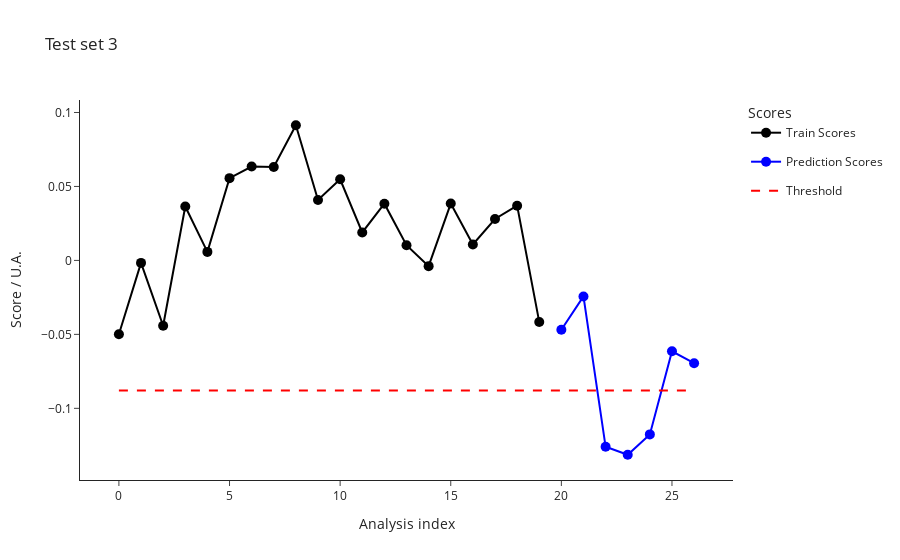

The cell this chart's notebook holds for it:
### Code cell
import os

parameters_df = []
for i in [3, 4, 5]:
    test_data = pd.read_csv(f"dev/test{i}_features.csv")
    test_metadata = pd.read_csv(f"dev/test{i}_metadata.csv")
    ana.predict(test_data, test_metadata)
    outliers_test = ana.test_prediction_outliers()
    
    classified_test_metadata = set_class_label(test_metadata, outliers_test)
    classified_test_metadata.to_csv(f"dev/test{i}_classified_samples.csv", index=False)
    print("Test set ", i, ": \n", test_metadata["index"].tolist()) 
    print("\n")
    
    test_batch_parameters = parameters.copy()
    test_set = len(classified_test_metadata)
    train_set = len(ana.get_training_scores())
    threshold = classified_test_metadata["threshold"][1]
    num_outliers = sum(classified_test_metadata["class"] == "outlier")
    percent_outliers = (sum(classified_test_metadata["class"] == "outlier")/len(classified_test_metadata["class"]))*100

    test_batch_parameters.update(
        {
        "test_batch" : i,
        "train_set" : train_set, 
        "test_set" : test_set,
        "threshold" : threshold,
        "outliers" : num_outliers,
        "outliers %" : percent_outliers
        }
    )
    parameters_df.append(test_batch_parameters)

    fig_test_scores = ana.plot_scores()
    fig_test_scores.write_image(f"dev/figures/fig_test{i}_scores.png", width=1100, height= 350, scale = 3)
    fig_test_scores.update_layout(title=f"Test set {i}")
    fig_test_scores.show()

    fig_test_features = ana.plot_data()
    fig_test_features.write_image(f"dev/figures/fig_test{i}_features.png", width=1100, height= 350, scale = 3)
    #fig_test_features.show()

    #optionally add seen normal curves to train set
    ana.add_prediction()

parameters_df = pd.DataFrame(parameters_df)
if os.path.exists("dev/test_record.csv"):
    old_records = pd.read_csv("dev/test_record.csv")
    parameters_df = pd.concat([old_records, parameters_df])
    parameters_df.drop_duplicates(subset="test_batch", keep="last", inplace=True)
    
parameters_df.to_csv("dev/test_record.csv", index = False)
print("Workflow parameters: \n", parameters_df)

### Figure 1 — Plotly figure (JSON) as saved in the notebook; plotly's stock layout.template omitted (floating-point values rounded to 4 significant figures)
{"data": [{"hovertemplate": ["<b>index: </b>18<br><b>name: </b>210812_Pac--005<br><b>path: </b>C:/Users/Sandeep/Desktop/ExtractedSignals\\210812_Pac 2021-08-12 10-30-07\\210812_Pac--005.D<br><b>batch: </b>210812_Pac 2021-08-12 10-30-07<br><b>batch_position: </b>5<br><b>idle_time: </b>39.0<br><b>sample: </b>NaCl 0,9%<br><b>method: </b>SAA_411_Pac.M<br><b>timestamp: </b>2021-08-12 10:50:23<br><b>detector: </b>G1315C<br><b>pump: </b>G7110B<br><b>start_time: </b>2021-08-12 10:50:57<br><b>end_time: </b>2021-08-12 10:54:57<br><b>runtime: </b>239.7000000000036", "<b>index: </b>19<br><b>name: </b>210812_Pac--006<br><b>path: </b>C:/Users/Sandeep/Desktop/ExtractedSignals\\210812_Pac 2021-08-12 10-30-07\\210812_Pac--006.D<br><b>batch: </b>210812_Pac 2021-08-12 10-30-07<br><b>batch_position: </b>6<br><b>idle_time: </b>39.0<br><b>sample: </b>Blank<br><b>method: </b>SAA_411_Pac.M<br><b>timestamp: </b>2021-08-12 10:55:02<br><b>detector: </b>G1315C<br><b>pump: </b>G7110B<br><b>start_time: </b>2021-08-12 10:55:36<br><b>end_time: </b>2021-08-12 10:59:36<br><b>runtime: </b>239.7000000000036", "<b>index: </b>20<br><b>name: </b>210812_Pac--007<br><b>path: </b>C:/Users/Sandeep/Desktop/ExtractedSignals\\210812_Pac 2021-08-12 10-30-07\\210812_Pac--007.D<br><b>batch: </b>210812_Pac 2021-08-12 10-30-07<br><b>batch_position: </b>7<br><b>idle_time: </b>39.0<br><b>sample: </b>0.025 mg/ml<br><b>method: </b>SAA_411_Pac.M<br><b>timestamp: </b>2021-08-12 10:59:41<br><b>detector: </b>G1315C<br><b>pump: </b>G7110B<br><b>start_time: </b>2021-08-12 11:00:15<br><b>end_time: </b>2021-08-12 11:04:15<br><b>runtime: </b>239.7000000000036", "<b>index: </b>21<br><b>name: </b>210812_Pac--008<br><b>path: </b>C:/Users/Sandeep/Desktop/ExtractedSignals\\210812_Pac 2021-08-12 10-30-07\\210812_Pac--008.D<br><b>batch: </b>210812_Pac 2021-08-12 10-30-07<br><b>batch_position: </b>8<br><b>idle_time: </b>39.0<br><b>sample: </b>Blank<br><b>method: </b>SAA_411_Pac.M<br><b>timestamp: </b>2021-08-12 11:04:20<br><b>detector: </b>G1315C<br><b>pump: </b>G7110B<br><b>start_time: </b>2021-08-12 11:04:54<br><b>end_time: </b>2021-08-12 11:08:54<br><b>runtime: </b>239.7000000000036", "<b>index: </b>22<br><b>name: </b>210812_Pac--009<br><b>path: </b>C:/Users/Sandeep/Desktop/ExtractedSignals\\210812_Pac 2021-08-12 10-30-07\\210812_Pac--009.D<br><b>batch: </b>210812_Pac 2021-08-12 10-30-07<br><b>batch_position: </b>9<br><b>idle_time: </b>38.0<br><b>sample: </b>210806/036 :10<br><b>method: </b>SAA_411_Pac.M<br><b>timestamp: </b>2021-08-12 11:08:59<br><b>detector: </b>G1315C<br><b>pump: </b>G7110B<br><b>start_time: </b>2021-08-12 11:09:32<br><b>end_time: </b>2021-08-12 11:13:32<br><b>runtime: </b>239.7000000000036", "<b>index: </b>23<br><b>name: </b>210812_Pac--010<br><b>path: </b>C:/Users/Sandeep/Desktop/ExtractedSignals\\210812_Pac 2021-08-12 10-30-07\\210812_Pac--010.D<br><b>batch: </b>210812_Pac 2021-08-12 10-30-07<br><b>batch_position: </b>10<br><b>idle_time: </b>39.0<br><b>sample: </b>210806/036 :10<br><b>method: </b>SAA_411_Pac.M<br><b>timestamp: </b>2021-08-12 11:13:37<br><b>detector: </b>G7110B<br><b>pump: </b>G7110B<br><b>start_time: </b>2021-08-12 11:14:11<br><b>end_time: </b>2021-08-12 11:18:11<br><b>runtime: </b>239.7000000000036", "<b>index: </b>24<br><b>name: </b>210812_Pac--011<br><b>path: </b>C:/Users/Sandeep/Desktop/ExtractedSignals\\210812_Pac 2021-08-12 10-30-07\\210812_Pac--011.D<br><b>batch: </b>210812_Pac 2021-08-12 10-30-07<br><b>batch_position: </b>11<br><b>idle_time: </b>39.0<br><b>sample: </b>210806/036 :10<br><b>method: </b>SAA_411_Pac.M<br><b>timestamp: </b>2021-08-12 11:18:16<br><b>detector: </b>G7110B<br><b>pump: </b>G7110B<br><b>start_time: </b>2021-08-12 11:18:50<br><b>end_time: </b>2021-08-12 11:22:50<br><b>runtime: </b>239.7000000000036", "<b>index: </b>25<br><b>name: </b>210812_Pac--012<br><b>path: </b>C:/Users/Sandeep/Desktop/ExtractedSignals\\210812_Pac 2021-08-12 10-30-07\\210812_Pac--012.D<br><b>batch: </b>210812_Pac 2021-08-12 10-30-07<br><b>batch_position: </b>12<br><b>idle_time: </b>39.0<br><b>sample: </b>Blank<br><b>method: </b>SAA_411_Pac.M<br><b>timestamp: </b>2021-08-12 11:22:55<br><b>detector: </b>G1315C<br><b>pump: </b>G7110B<br><b>start_time: </b>2021-08-12 11:23:29<br><b>end_time: </b>2021-08-12 11:27:29<br><b>runtime: </b>239.7000000000036", "<b>index: </b>26<br><b>name: </b>210812_Pac--013<br><b>path: </b>C:/Users/Sandeep/Desktop/ExtractedSignals\\210812_Pac 2021-08-12 10-30-07\\210812_Pac--013.D<br><b>batch: </b>210812_Pac 2021-08-12 10-30-07<br><b>batch_position: </b>13<br><b>idle_time: </b>39.0<br><b>sample: </b>0.025 mg/ml<br><b>method: </b>SAA_411_Pac.M<br><b>timestamp: </b>2021-08-12 11:27:34<br><b>detector: </b>G1315C<br><b>pump: </b>G7110B<br><b>start_time: </b>2021-08-12 11:28:08<br><b>end_time: </b>2021-08-12 11:32:08<br><b>runtime: </b>239.7000000000036", "<b>index: </b>27<br><b>name: </b>210812_Pac--014<br><b>path: </b>C:/Users/Sandeep/Desktop/ExtractedSignals\\210812_Pac 2021-08-12 10-30-07\\210812_Pac--014.D<br><b>batch: </b>210812_Pac 2021-08-12 10-30-07<br><b>batch_position: </b>14<br><b>idle_time: </b>38.0<br><b>sample: </b>Blank<br><b>method: </b>SAA_411_Pac.M<br><b>timestamp: </b>2021-08-12 11:32:13<br><b>detector: </b>G7110B<br><b>pump: </b>G7110B<br><b>start_time: </b>2021-08-12 11:32:46<br><b>end_time: </b>2021-08-12 11:36:47<br><b>runtime: </b>239.7000000000036", "<b>index: </b>51<br><b>name: </b>210813_Pac--005<br><b>path: </b>C:/Users/Sandeep/Desktop/ExtractedSignals\\210813_Pac 2021-08-13 10-37-27\\210813_Pac--005.D<br><b>batch: </b>210813_Pac 2021-08-13 10-37-27<br><b>batch_position: </b>5<br><b>idle_time: </b>39.0<br><b>sample: </b>NaCl 0,9%<br><b>method: </b>SAA_411_Pac.M<br><b>timestamp: </b>2021-08-13 10:57:52<br><b>detector: </b>G7110B<br><b>pump: </b>G7110B<br><b>start_time: </b>2021-08-13 10:58:26<br><b>end_time: </b>2021-08-13 11:02:27<br><b>runtime: </b>239.7000000000036", "<b>index: </b>52<br><b>name: </b>210813_Pac--006<br><b>path: </b>C:/Users/Sandeep/Desktop/ExtractedSignals\\210813_Pac 2021-08-13 10-37-27\\210813_Pac--006.D<br><b>batch: </b>210813_Pac 2021-08-13 10-37-27<br><b>batch_position: </b>6<br><b>idle_time: </b>38.0<br><b>sample: </b>Blank<br><b>method: </b>SAA_411_Pac.M<br><b>timestamp: </b>2021-08-13 11:02:31<br><b>detector: </b>G1315C<br><b>pump: </b>G7110B<br><b>start_time: </b>2021-08-13 11:03:05<br><b>end_time: </b>2021-08-13 11:07:06<br><b>runtime: </b>239.7000000000036", "<b>index: </b>53<br><b>name: </b>210813_Pac--007<br><b>path: </b>C:/Users/Sandeep/Desktop/ExtractedSignals\\210813_Pac 2021-08-13 10-37-27\\210813_Pac--007.D<br><b>batch: </b>210813_Pac 2021-08-13 10-37-27<br><b>batch_position: </b>7<br><b>idle_time: </b>38.0<br><b>sample: </b>0.025 mg/ml<br><b>method: </b>SAA_411_Pac.M<br><b>timestamp: </b>2021-08-13 11:07:10<br><b>detector: </b>G1315C<br><b>pump: </b>G7116B<br><b>start_time: </b>2021-08-13 11:07:44<br><b>end_time: </b>2021-08-13 11:11:45<br><b>runtime: </b>239.7000000000036", "<b>index: </b>54<br><b>name: </b>210813_Pac--008<br><b>path: </b>C:/Users/Sandeep/Desktop/ExtractedSignals\\210813_Pac 2021-08-13 10-37-27\\210813_Pac--008.D<br><b>batch: </b>210813_Pac 2021-08-13 10-37-27<br><b>batch_position: </b>8<br><b>idle_time: </b>38.0<br><b>sample: </b>Blank<br><b>method: </b>SAA_411_Pac.M<br><b>timestamp: </b>2021-08-13 11:11:49<br><b>detector: </b>G1315C<br><b>pump: </b>G7110B<br><b>start_time: </b>2021-08-13 11:12:23<br><b>end_time: </b>2021-08-13 11:16:23<br><b>runtime: </b>239.7000000000036", "<b>index: </b>55<br><b>name: </b>210813_Pac--009<br><b>path: </b>C:/Users/Sandeep/Desktop/ExtractedSignals\\210813_Pac 2021-08-13 10-37-27\\210813_Pac--009.D<br><b>batch: </b>210813_Pac 2021-08-13 10-37-27<br><b>batch_position: </b>9<br><b>idle_time: </b>39.0<br><b>sample: </b>210812/004 :20<br><b>method: </b>SAA_411_Pac.M<br><b>timestamp: </b>2021-08-13 11:16:28<br><b>detector: </b>G1315C<br><b>pump: </b>G7110B<br><b>start_time: </b>2021-08-13 11:17:02<br><b>end_time: </b>2021-08-13 11:21:03<br><b>runtime: </b>239.7000000000036", "<b>index: </b>56<br><b>name: </b>210813_Pac--010<br><b>path: </b>C:/Users/Sandeep/Desktop/ExtractedSignals\\210813_Pac 2021-08-13 10-37-27\\210813_Pac--010.D<br><b>batch: </b>210813_Pac 2021-08-13 10-37-27<br><b>batch_position: </b>10<br><b>idle_time: </b>38.0<br><b>sample: </b>210812/004 :20<br><b>method: </b>SAA_411_Pac.M<br><b>timestamp: </b>2021-08-13 11:21:08<br><b>detector: </b>G1315C<br><b>pump: </b>G7110B<br><b>start_time: </b>2021-08-13 11:21:41<br><b>end_time: </b>2021-08-13 11:25:42<br><b>runtime: </b>239.7000000000036", "<b>index: </b>57<br><b>name: </b>210813_Pac--011<br><b>path: </b>C:/Users/Sandeep/Desktop/ExtractedSignals\\210813_Pac 2021-08-13 10-37-27\\210813_Pac--011.D<br><b>batch: </b>210813_Pac 2021-08-13 10-37-27<br><b>batch_position: </b>11<br><b>idle_time: </b>39.0<br><b>sample: </b>210812/004 :20<br><b>method: </b>SAA_411_Pac.M<br><b>timestamp: </b>2021-08-13 11:25:46<br><b>detector: </b>G1315C<br><b>pump: </b>G7110B<br><b>start_time: </b>2021-08-13 11:26:21<br><b>end_time: </b>2021-08-13 11:30:21<br><b>runtime: </b>239.7000000000036", "<b>index: </b>58<br><b>name: </b>210813_Pac--012<br><b>path: </b>C:/Users/Sandeep/Desktop/ExtractedSignals\\210813_Pac 2021-08-13 10-37-27\\210813_Pac--012.D<br><b>batch: </b>210813_Pac 2021-08-13 10-37-27<br><b>batch_position: </b>12<br><b>idle_time: </b>38.0<br><b>sample: </b>Blank<br><b>method: </b>SAA_411_Pac.M<br><b>timestamp: </b>2021-08-13 11:30:26<br><b>detector: </b>G1315C<br><b>pump: </b>G7110B<br><b>start_time: </b>2021-08-13 11:30:59<br><b>end_time: </b>2021-08-13 11:34:59<br><b>runtime: </b>239.7000000000036", "<b>index: </b>59<br><b>name: </b>210813_Pac--013<br><b>path: </b>C:/Users/Sandeep/Desktop/ExtractedSignals\\210813_Pac 2021-08-13 10-37-27\\210813_Pac--013.D<br><b>batch: </b>210813_Pac 2021-08-13 10-37-27<br><b>batch_position: </b>13<br><b>idle_time: </b>39.0<br><b>sample: </b>0.025 mg/ml<br><b>method: </b>SAA_411_Pac.M<br><b>timestamp: </b>2021-08-13 11:35:04<br><b>detector: </b>G1315C<br><b>pump: </b>G7110B<br><b>start_time: </b>2021-08-13 11:35:38<br><b>end_time: </b>2021-08-13 11:39:38<br><b>runtime: </b>239.7000000000036", "<b>index: </b>60<br><b>name: </b>210813_Pac--014<br><b>path: </b>C:/Users/Sandeep/Desktop/ExtractedSignals\\210813_Pac 2021-08-13 10-37-27\\210813_Pac--014.D<br><b>batch: </b>210813_Pac 2021-08-13 10-37-27<br><b>batch_position: </b>14<br><b>idle_time: </b>38.0<br><b>sample: </b>Blank<br><b>method: </b>SAA_411_Pac.M<br><b>timestamp: </b>2021-08-13 11:39:43<br><b>detector: </b>G1315C<br><b>pump: </b>G7110B<br><b>start_time: </b>2021-08-13 11:40:16<br><b>end_time: </b>2021-08-13 11:44:17<br><b>runtime: </b>239.7000000000036"], "legendgroup": "Train", "line": {"color": "black"}, "marker": {"color": "black", "size": 10}, "mode": "lines+markers", "name": "Train Scores", "text": ["<b>index: </b>18<br><b>name: </b>210812_Pac--005<br><b>path: </b>C:/Users/Sandeep/Desktop/ExtractedSignals\\210812_Pac 2021-08-12 10-30-07\\210812_Pac--005.D<br><b>batch: </b>210812_Pac 2021-08-12 10-30-07<br><b>batch_position: </b>5<br><b>idle_time: </b>39.0<br><b>sample: </b>NaCl 0,9%<br><b>method: </b>SAA_411_Pac.M<br><b>timestamp: </b>2021-08-12 10:50:23<br><b>detector: </b>G1315C<br><b>pump: </b>G7110B<br><b>start_time: </b>2021-08-12 10:50:57<br><b>end_time: </b>2021-08-12 10:54:57<br><b>runtime: </b>239.7000000000036", "<b>index: </b>19<br><b>name: </b>210812_Pac--006<br><b>path: </b>C:/Users/Sandeep/Desktop/ExtractedSignals\\210812_Pac 2021-08-12 10-30-07\\210812_Pac--006.D<br><b>batch: </b>210812_Pac 2021-08-12 10-30-07<br><b>batch_position: </b>6<br><b>idle_time: </b>39.0<br><b>sample: </b>Blank<br><b>method: </b>SAA_411_Pac.M<br><b>timestamp: </b>2021-08-12 10:55:02<br><b>detector: </b>G1315C<br><b>pump: </b>G7110B<br><b>start_time: </b>2021-08-12 10:55:36<br><b>end_time: </b>2021-08-12 10:59:36<br><b>runtime: </b>239.7000000000036", "<b>index: </b>20<br><b>name: </b>210812_Pac--007<br><b>path: </b>C:/Users/Sandeep/Desktop/ExtractedSignals\\210812_Pac 2021-08-12 10-30-07\\210812_Pac--007.D<br><b>batch: </b>210812_Pac 2021-08-12 10-30-07<br><b>batch_position: </b>7<br><b>idle_time: </b>39.0<br><b>sample: </b>0.025 mg/ml<br><b>method: </b>SAA_411_Pac.M<br><b>timestamp: </b>2021-08-12 10:59:41<br><b>detector: </b>G1315C<br><b>pump: </b>G7110B<br><b>start_time: </b>2021-08-12 11:00:15<br><b>end_time: </b>2021-08-12 11:04:15<br><b>runtime: </b>239.7000000000036", "<b>index: </b>21<br><b>name: </b>210812_Pac--008<br><b>path: </b>C:/Users/Sandeep/Desktop/ExtractedSignals\\210812_Pac 2021-08-12 10-30-07\\210812_Pac--008.D<br><b>batch: </b>210812_Pac 2021-08-12 10-30-07<br><b>batch_position: </b>8<br><b>idle_time: </b>39.0<br><b>sample: </b>Blank<br><b>method: </b>SAA_411_Pac.M<br><b>timestamp: </b>2021-08-12 11:04:20<br><b>detector: </b>G1315C<br><b>pump: </b>G7110B<br><b>start_time: </b>2021-08-12 11:04:54<br><b>end_time: </b>2021-08-12 11:08:54<br><b>runtime: </b>239.7000000000036", "<b>index: </b>22<br><b>name: </b>210812_Pac--009<br><b>path: </b>C:/Users/Sandeep/Desktop/ExtractedSignals\\210812_Pac 2021-08-12 10-30-07\\210812_Pac--009.D<br><b>batch: </b>210812_Pac 2021-08-12 10-30-07<br><b>batch_position: </b>9<br><b>idle_time: </b>38.0<br><b>sample: </b>210806/036 :10<br><b>method: </b>SAA_411_Pac.M<br><b>timestamp: </b>2021-08-12 11:08:59<br><b>detector: </b>G1315C<br><b>pump: </b>G7110B<br><b>start_time: </b>2021-08-12 11:09:32<br><b>end_time: </b>2021-08-12 11:13:32<br><b>runtime: </b>239.7000000000036", "<b>index: </b>23<br><b>name: </b>210812_Pac--010<br><b>path: </b>C:/Users/Sandeep/Desktop/ExtractedSignals\\210812_Pac 2021-08-12 10-30-07\\210812_Pac--010.D<br><b>batch: </b>210812_Pac 2021-08-12 10-30-07<br><b>batch_position: </b>10<br><b>idle_time: </b>39.0<br><b>sample: </b>210806/036 :10<br><b>method: </b>SAA_411_Pac.M<br><b>timestamp: </b>2021-08-12 11:13:37<br><b>detector: </b>G7110B<br><b>pump: </b>G7110B<br><b>start_time: </b>2021-08-12 11:14:11<br><b>end_time: </b>2021-08-12 11:18:11<br><b>runtime: </b>239.7000000000036", "<b>index: </b>24<br><b>name: </b>210812_Pac--011<br><b>path: </b>C:/Users/Sandeep/Desktop/ExtractedSignals\\210812_Pac 2021-08-12 10-30-07\\210812_Pac--011.D<br><b>batch: </b>210812_Pac 2021-08-12 10-30-07<br><b>batch_position: </b>11<br><b>idle_time: </b>39.0<br><b>sample: </b>210806/036 :10<br><b>method: </b>SAA_411_Pac.M<br><b>timestamp: </b>2021-08-12 11:18:16<br><b>detector: </b>G7110B<br><b>pump: </b>G7110B<br><b>start_time: </b>2021-08-12 11:18:50<br><b>end_time: </b>2021-08-12 11:22:50<br><b>runtime: </b>239.7000000000036", "<b>index: </b>25<br><b>name: </b>210812_Pac--012<br><b>path: </b>C:/Users/Sandeep/Desktop/ExtractedSignals\\210812_Pac 2021-08-12 10-30-07\\210812_Pac--012.D<br><b>batch: </b>210812_Pac 2021-08-12 10-30-07<br><b>batch_position: </b>12<br><b>idle_time: </b>39.0<br><b>sample: </b>Blank<br><b>method: </b>SAA_411_Pac.M<br><b>timestamp: </b>2021-08-12 11:22:55<br><b>detector: </b>G1315C<br><b>pump: </b>G7110B<br><b>start_time: </b>2021-08-12 11:23:29<br><b>end_time: </b>2021-08-12 11:27:29<br><b>runtime: </b>239.7000000000036", "<b>index: </b>26<br><b>name: </b>210812_Pac--013<br><b>path: </b>C:/Users/Sandeep/Desktop/ExtractedSignals\\210812_Pac 2021-08-12 10-30-07\\210812_Pac--013.D<br><b>batch: </b>210812_Pac 2021-08-12 10-30-07<br><b>batch_position: </b>13<br><b>idle_time: </b>39.0<br><b>sample: </b>0.025 mg/ml<br><b>method: </b>SAA_411_Pac.M<br><b>timestamp: </b>2021-08-12 11:27:34<br><b>detector: </b>G1315C<br><b>pump: </b>G7110B<br><b>start_time: </b>2021-08-12 11:28:08<br><b>end_time: </b>2021-08-12 11:32:08<br><b>runtime: </b>239.7000000000036", "<b>index: </b>27<br><b>name: </b>210812_Pac--014<br><b>path: </b>C:/Users/Sandeep/Desktop/ExtractedSignals\\210812_Pac 2021-08-12 10-30-07\\210812_Pac--014.D<br><b>batch: </b>210812_Pac 2021-08-12 10-30-07<br><b>batch_position: </b>14<br><b>idle_time: </b>38.0<br><b>sample: </b>Blank<br><b>method: </b>SAA_411_Pac.M<br><b>timestamp: </b>2021-08-12 11:32:13<br><b>detector: </b>G7110B<br><b>pump: </b>G7110B<br><b>start_time: </b>2021-08-12 11:32:46<br><b>end_time: </b>2021-08-12 11:36:47<br><b>runtime: </b>239.7000000000036", "<b>index: </b>51<br><b>name: </b>210813_Pac--005<br><b>path: </b>C:/Users/Sandeep/Desktop/ExtractedSignals\\210813_Pac 2021-08-13 10-37-27\\210813_Pac--005.D<br><b>batch: </b>210813_Pac 2021-08-13 10-37-27<br><b>batch_position: </b>5<br><b>idle_time: </b>39.0<br><b>sample: </b>NaCl 0,9%<br><b>method: </b>SAA_411_Pac.M<br><b>timestamp: </b>2021-08-13 10:57:52<br><b>detector: </b>G7110B<br><b>pump: </b>G7110B<br><b>start_time: </b>2021-08-13 10:58:26<br><b>end_time: </b>2021-08-13 11:02:27<br><b>runtime: </b>239.7000000000036", "<b>index: </b>52<br><b>name: </b>210813_Pac--006<br><b>path: </b>C:/Users/Sandeep/Desktop/ExtractedSignals\\210813_Pac 2021-08-13 10-37-27\\210813_Pac--006.D<br><b>batch: </b>210813_Pac 2021-08-13 10-37-27<br><b>batch_position: </b>6<br><b>idle_time: </b>38.0<br><b>sample: </b>Blank<br><b>method: </b>SAA_411_Pac.M<br><b>timestamp: </b>2021-08-13 11:02:31<br><b>detector: </b>G1315C<br><b>pump: </b>G7110B<br><b>start_time: </b>2021-08-13 11:03:05<br><b>end_time: </b>2021-08-13 11:07:06<br><b>runtime: </b>239.7000000000036", "<b>index: </b>53<br><b>name: </b>210813_Pac--007<br><b>path: </b>C:/Users/Sandeep/Desktop/ExtractedSignals\\210813_Pac 2021-08-13 10-37-27\\210813_Pac--007.D<br><b>batch: </b>210813_Pac 2021-08-13 10-37-27<br><b>batch_position: </b>7<br><b>idle_time: </b>38.0<br><b>sample: </b>0.025 mg/ml<br><b>method: </b>SAA_411_Pac.M<br><b>timestamp: </b>2021-08-13 11:07:10<br><b>detector: </b>G1315C<br><b>pump: </b>G7116B<br><b>start_time: </b>2021-08-13 11:07:44<br><b>end_time: </b>2021-08-13 11:11:45<br><b>runtime: </b>239.7000000000036", "<b>index: </b>54<br><b>name: </b>210813_Pac--008<br><b>path: </b>C:/Users/Sandeep/Desktop/ExtractedSignals\\210813_Pac 2021-08-13 10-37-27\\210813_Pac--008.D<br><b>batch: </b>210813_Pac 2021-08-13 10-37-27<br><b>batch_position: </b>8<br><b>idle_time: </b>38.0<br><b>sample: </b>Blank<br><b>method: </b>SAA_411_Pac.M<br><b>timestamp: </b>2021-08-13 11:11:49<br><b>detector: </b>G1315C<br><b>pump: </b>G7110B<br><b>start_time: </b>2021-08-13 11:12:23<br><b>end_time: </b>2021-08-13 11:16:23<br><b>runtime: </b>239.7000000000036", "<b>index: </b>55<br><b>name: </b>210813_Pac--009<br><b>path: </b>C:/Users/Sandeep/Desktop/ExtractedSignals\\210813_Pac 2021-08-13 10-37-27\\210813_Pac--009.D<br><b>batch: </b>210813_Pac 2021-08-13 10-37-27<br><b>batch_position: </b>9<br><b>idle_time: </b>39.0<br><b>sample: </b>210812/004 :20<br><b>method: </b>SAA_411_Pac.M<br><b>timestamp: </b>2021-08-13 11:16:28<br><b>detector: </b>G1315C<br><b>pump: </b>G7110B<br><b>start_time: </b>2021-08-13 11:17:02<br><b>end_time: </b>2021-08-13 11:21:03<br><b>runtime: </b>239.7000000000036", "<b>index: </b>56<br><b>name: </b>210813_Pac--010<br><b>path: </b>C:/Users/Sandeep/Desktop/ExtractedSignals\\210813_Pac 2021-08-13 10-37-27\\210813_Pac--010.D<br><b>batch: </b>210813_Pac 2021-08-13 10-37-27<br><b>batch_position: </b>10<br><b>idle_time: </b>38.0<br><b>sample: </b>210812/004 :20<br><b>method: </b>SAA_411_Pac.M<br><b>timestamp: </b>2021-08-13 11:21:08<br><b>detector: </b>G1315C<br><b>pump: </b>G7110B<br><b>start_time: </b>2021-08-13 11:21:41<br><b>end_time: </b>2021-08-13 11:25:42<br><b>runtime: </b>239.7000000000036", "<b>index: </b>57<br><b>name: </b>210813_Pac--011<br><b>path: </b>C:/Users/Sandeep/Desktop/ExtractedSignals\\210813_Pac 2021-08-13 10-37-27\\210813_Pac--011.D<br><b>batch: </b>210813_Pac 2021-08-13 10-37-27<br><b>batch_position: </b>11<br><b>idle_time: </b>39.0<br><b>sample: </b>210812/004 :20<br><b>method: </b>SAA_411_Pac.M<br><b>timestamp: </b>2021-08-13 11:25:46<br><b>detector: </b>G1315C<br><b>pump: </b>G7110B<br><b>start_time: </b>2021-08-13 11:26:21<br><b>end_time: </b>2021-08-13 11:30:21<br><b>runtime: </b>239.7000000000036", "<b>index: </b>58<br><b>name: </b>210813_Pac--012<br><b>path: </b>C:/Users/Sandeep/Desktop/ExtractedSignals\\210813_Pac 2021-08-13 10-37-27\\210813_Pac--012.D<br><b>batch: </b>210813_Pac 2021-08-13 10-37-27<br><b>batch_position: </b>12<br><b>idle_time: </b>38.0<br><b>sample: </b>Blank<br><b>method: </b>SAA_411_Pac.M<br><b>timestamp: </b>2021-08-13 11:30:26<br><b>detector: </b>G1315C<br><b>pump: </b>G7110B<br><b>start_time: </b>2021-08-13 11:30:59<br><b>end_time: </b>2021-08-13 11:34:59<br><b>runtime: </b>239.7000000000036", "<b>index: </b>59<br><b>name: </b>210813_Pac--013<br><b>path: </b>C:/Users/Sandeep/Desktop/ExtractedSignals\\210813_Pac 2021-08-13 10-37-27\\210813_Pac--013.D<br><b>batch: </b>210813_Pac 2021-08-13 10-37-27<br><b>batch_position: </b>13<br><b>idle_time: </b>39.0<br><b>sample: </b>0.025 mg/ml<br><b>method: </b>SAA_411_Pac.M<br><b>timestamp: </b>2021-08-13 11:35:04<br><b>detector: </b>G1315C<br><b>pump: </b>G7110B<br><b>start_time: </b>2021-08-13 11:35:38<br><b>end_time: </b>2021-08-13 11:39:38<br><b>runtime: </b>239.7000000000036", "<b>index: </b>60<br><b>name: </b>210813_Pac--014<br><b>path: </b>C:/Users/Sandeep/Desktop/ExtractedSignals\\210813_Pac 2021-08-13 10-37-27\\210813_Pac--014.D<br><b>batch: </b>210813_Pac 2021-08-13 10-37-27<br><b>batch_position: </b>14<br><b>idle_time: </b>38.0<br><b>sample: </b>Blank<br><b>method: </b>SAA_411_Pac.M<br><b>timestamp: </b>2021-08-13 11:39:43<br><b>detector: </b>G1315C<br><b>pump: </b>G7110B<br><b>start_time: </b>2021-08-13 11:40:16<br><b>end_time: </b>2021-08-13 11:44:17<br><b>runtime: </b>239.7000000000036"], "type": "scatter", "x": [0, 1, 2, 3, 4, 5, 6, 7, 8, 9, 10, 11, 12, 13, 14, 15, 16, 17, 18, 19], "y": [-0.04987, -0.001679, -0.04419, 0.03642, 0.005743, 0.05561, 0.06346, 0.06312, 0.09137, 0.04084, 0.05484, 0.01888, 0.03834, 0.01027, -0.003878, 0.03842, 0.01076, 0.02798, 0.03701, -0.04159]}, {"hovertemplate": ["<b>index: </b>152<br><b>name: </b>210826_Pac--004<br><b>path: </b>C:/Users/Sandeep/Desktop/ExtractedSignals\\210826_Pac 2021-08-26 16-15-14\\210826_Pac--004.D<br><b>batch: </b>210826_Pac 2021-08-26 16-15-14<br><b>batch_position: </b>4<br><b>idle_time: </b>39.0<br><b>sample: </b>Blank<br><b>method: </b>SAA_411_Pac.M<br><b>timestamp: </b>2021-08-26 16:29:33<br><b>detector: </b>G7110B<br><b>pump: </b>G7110B<br><b>start_time: </b>2021-08-26 16:30:06<br><b>end_time: </b>2021-08-26 16:34:07<br><b>runtime: </b>239.7000000000036", "<b>index: </b>122<br><b>name: </b>210819_Pac--007<br><b>path: </b>C:/Users/Sandeep/Desktop/ExtractedSignals\\210819_Pac 2021-08-19 15-50-49\\210819_Pac--007.D<br><b>batch: </b>210819_Pac 2021-08-19 15-50-49<br><b>batch_position: </b>7<br><b>idle_time: </b>39.0<br><b>sample: </b>0.025 mg/ml<br><b>method: </b>SAA_411_Pac.M<br><b>timestamp: </b>2021-08-19 16:20:45<br><b>detector: </b>G1315C<br><b>pump: </b>G7110B<br><b>start_time: </b>2021-08-19 16:21:19<br><b>end_time: </b>2021-08-19 16:25:19<br><b>runtime: </b>239.7000000000036", "<b>index: </b>17<br><b>name: </b>210812_Pac--004<br><b>path: </b>C:/Users/Sandeep/Desktop/ExtractedSignals\\210812_Pac 2021-08-12 10-30-07\\210812_Pac--004.D<br><b>batch: </b>210812_Pac 2021-08-12 10-30-07<br><b>batch_position: </b>4<br><b>idle_time: </b>39.0<br><b>sample: </b>Blank<br><b>method: </b>SAA_411_Pac.M<br><b>timestamp: </b>2021-08-12 10:45:44<br><b>detector: </b>G1315C<br><b>pump: </b>G7110B<br><b>start_time: </b>2021-08-12 10:46:18<br><b>end_time: </b>2021-08-12 10:50:18<br><b>runtime: </b>239.7000000000036", "<b>index: </b>116<br><b>name: </b>210819_Pac<br><b>path: </b>C:/Users/Sandeep/Desktop/ExtractedSignals\\210819_Pac 2021-08-19 15-50-49\\210819_Pac.D<br><b>batch: </b>210819_Pac 2021-08-19 15-50-49<br><b>batch_position: </b>1<br><b>idle_time: </b>163.0<br><b>sample: </b>Blank<br><b>method: </b>SAA_411_Pac.M<br><b>timestamp: </b>2021-08-19 15:50:54<br><b>detector: </b>G1315C<br><b>pump: </b>G7116B<br><b>start_time: </b>2021-08-19 15:53:24<br><b>end_time: </b>2021-08-19 15:57:24<br><b>runtime: </b>239.7000000000036", "<b>index: </b>16<br><b>name: </b>210812_Pac--003<br><b>path: </b>C:/Users/Sandeep/Desktop/ExtractedSignals\\210812_Pac 2021-08-12 10-30-07\\210812_Pac--003.D<br><b>batch: </b>210812_Pac 2021-08-12 10-30-07<br><b>batch_position: </b>3<br><b>idle_time: </b>39.0<br><b>sample: </b>Blank<br><b>method: </b>SAA_411_Pac.M<br><b>timestamp: </b>2021-08-12 10:41:05<br><b>detector: </b>G1315C<br><b>pump: </b>G7110B<br><b>start_time: </b>2021-08-12 10:41:39<br><b>end_time: </b>2021-08-12 10:45:39<br><b>runtime: </b>239.7000000000036", "<b>index: </b>166<br><b>name: </b>210826_Pac--018<br><b>path: </b>C:/Users/Sandeep/Desktop/ExtractedSignals\\210826_Pac 2021-08-26 16-15-14\\210826_Pac--018.D<br><b>batch: </b>210826_Pac 2021-08-26 16-15-14<br><b>batch_position: </b>18<br><b>idle_time: </b>40.0<br><b>sample: </b>Blank<br><b>method: </b>SAA_411_Pac.M<br><b>timestamp: </b>2021-08-26 17:34:52<br><b>detector: </b>G1315C<br><b>pump: </b>G7110B<br><b>start_time: </b>2021-08-26 17:35:26<br><b>end_time: </b>2021-08-26 17:39:26<br><b>runtime: </b>239.7000000000036", "<b>index: </b>150<br><b>name: </b>210826_Pac--002<br><b>path: </b>C:/Users/Sandeep/Desktop/ExtractedSignals\\210826_Pac 2021-08-26 16-15-14\\210826_Pac--002.D<br><b>batch: </b>210826_Pac 2021-08-26 16-15-14<br><b>batch_position: </b>2<br><b>idle_time: </b>40.0<br><b>sample: </b>Blank<br><b>method: </b>SAA_411_Pac.M<br><b>timestamp: </b>2021-08-26 16:20:13<br><b>detector: </b>G7110B<br><b>pump: </b>G7110B<br><b>start_time: </b>2021-08-26 16:20:47<br><b>end_time: </b>2021-08-26 16:24:47<br><b>runtime: </b>239.4000000000036"], "legendgroup": "Prediction", "line": {"color": "blue"}, "marker": {"color": "blue", "size": 10}, "mode": "lines+markers", "name": "Prediction Scores", "text": ["<b>index: </b>152<br><b>name: </b>210826_Pac--004<br><b>path: </b>C:/Users/Sandeep/Desktop/ExtractedSignals\\210826_Pac 2021-08-26 16-15-14\\210826_Pac--004.D<br><b>batch: </b>210826_Pac 2021-08-26 16-15-14<br><b>batch_position: </b>4<br><b>idle_time: </b>39.0<br><b>sample: </b>Blank<br><b>method: </b>SAA_411_Pac.M<br><b>timestamp: </b>2021-08-26 16:29:33<br><b>detector: </b>G7110B<br><b>pump: </b>G7110B<br><b>start_time: </b>2021-08-26 16:30:06<br><b>end_time: </b>2021-08-26 16:34:07<br><b>runtime: </b>239.7000000000036", "<b>index: </b>122<br><b>name: </b>210819_Pac--007<br><b>path: </b>C:/Users/Sandeep/Desktop/ExtractedSignals\\210819_Pac 2021-08-19 15-50-49\\210819_Pac--007.D<br><b>batch: </b>210819_Pac 2021-08-19 15-50-49<br><b>batch_position: </b>7<br><b>idle_time: </b>39.0<br><b>sample: </b>0.025 mg/ml<br><b>method: </b>SAA_411_Pac.M<br><b>timestamp: </b>2021-08-19 16:20:45<br><b>detector: </b>G1315C<br><b>pump: </b>G7110B<br><b>start_time: </b>2021-08-19 16:21:19<br><b>end_time: </b>2021-08-19 16:25:19<br><b>runtime: </b>239.7000000000036", "<b>index: </b>17<br><b>name: </b>210812_Pac--004<br><b>path: </b>C:/Users/Sandeep/Desktop/ExtractedSignals\\210812_Pac 2021-08-12 10-30-07\\210812_Pac--004.D<br><b>batch: </b>210812_Pac 2021-08-12 10-30-07<br><b>batch_position: </b>4<br><b>idle_time: </b>39.0<br><b>sample: </b>Blank<br><b>method: </b>SAA_411_Pac.M<br><b>timestamp: </b>2021-08-12 10:45:44<br><b>detector: </b>G1315C<br><b>pump: </b>G7110B<br><b>start_time: </b>2021-08-12 10:46:18<br><b>end_time: </b>2021-08-12 10:50:18<br><b>runtime: </b>239.7000000000036", "<b>index: </b>116<br><b>name: </b>210819_Pac<br><b>path: </b>C:/Users/Sandeep/Desktop/ExtractedSignals\\210819_Pac 2021-08-19 15-50-49\\210819_Pac.D<br><b>batch: </b>210819_Pac 2021-08-19 15-50-49<br><b>batch_position: </b>1<br><b>idle_time: </b>163.0<br><b>sample: </b>Blank<br><b>method: </b>SAA_411_Pac.M<br><b>timestamp: </b>2021-08-19 15:50:54<br><b>detector: </b>G1315C<br><b>pump: </b>G7116B<br><b>start_time: </b>2021-08-19 15:53:24<br><b>end_time: </b>2021-08-19 15:57:24<br><b>runtime: </b>239.7000000000036", "<b>index: </b>16<br><b>name: </b>210812_Pac--003<br><b>path: </b>C:/Users/Sandeep/Desktop/ExtractedSignals\\210812_Pac 2021-08-12 10-30-07\\210812_Pac--003.D<br><b>batch: </b>210812_Pac 2021-08-12 10-30-07<br><b>batch_position: </b>3<br><b>idle_time: </b>39.0<br><b>sample: </b>Blank<br><b>method: </b>SAA_411_Pac.M<br><b>timestamp: </b>2021-08-12 10:41:05<br><b>detector: </b>G1315C<br><b>pump: </b>G7110B<br><b>start_time: </b>2021-08-12 10:41:39<br><b>end_time: </b>2021-08-12 10:45:39<br><b>runtime: </b>239.7000000000036", "<b>index: </b>166<br><b>name: </b>210826_Pac--018<br><b>path: </b>C:/Users/Sandeep/Desktop/ExtractedSignals\\210826_Pac 2021-08-26 16-15-14\\210826_Pac--018.D<br><b>batch: </b>210826_Pac 2021-08-26 16-15-14<br><b>batch_position: </b>18<br><b>idle_time: </b>40.0<br><b>sample: </b>Blank<br><b>method: </b>SAA_411_Pac.M<br><b>timestamp: </b>2021-08-26 17:34:52<br><b>detector: </b>G1315C<br><b>pump: </b>G7110B<br><b>start_time: </b>2021-08-26 17:35:26<br><b>end_time: </b>2021-08-26 17:39:26<br><b>runtime: </b>239.7000000000036", "<b>index: </b>150<br><b>name: </b>210826_Pac--002<br><b>path: </b>C:/Users/Sandeep/Desktop/ExtractedSignals\\210826_Pac 2021-08-26 16-15-14\\210826_Pac--002.D<br><b>batch: </b>210826_Pac 2021-08-26 16-15-14<br><b>batch_position: </b>2<br><b>idle_time: </b>40.0<br><b>sample: </b>Blank<br><b>method: </b>SAA_411_Pac.M<br><b>timestamp: </b>2021-08-26 16:20:13<br><b>detector: </b>G7110B<br><b>pump: </b>G7110B<br><b>start_time: </b>2021-08-26 16:20:47<br><b>end_time: </b>2021-08-26 16:24:47<br><b>runtime: </b>239.4000000000036"], "type": "scatter", "x": [20, 21, 22, 23, 24, 25, 26], "y": [-0.04689, -0.02434, -0.126, -0.1314, -0.1176, -0.06146, -0.06948]}, {"legendgroup": "Threshold", "line": {"color": "red", "dash": "dash"}, "mode": "lines", "name": "Threshold", "type": "scatter", "x": [0, 26], "y": [-0.08792, -0.08792]}], "layout": {"legend": {"title": {"text": "Scores"}}, "title": {"text": "Test set 3"}, "xaxis": {"title": {"text": "Analysis index"}}, "yaxis": {"title": {"text": "Score / U.A."}}}}
